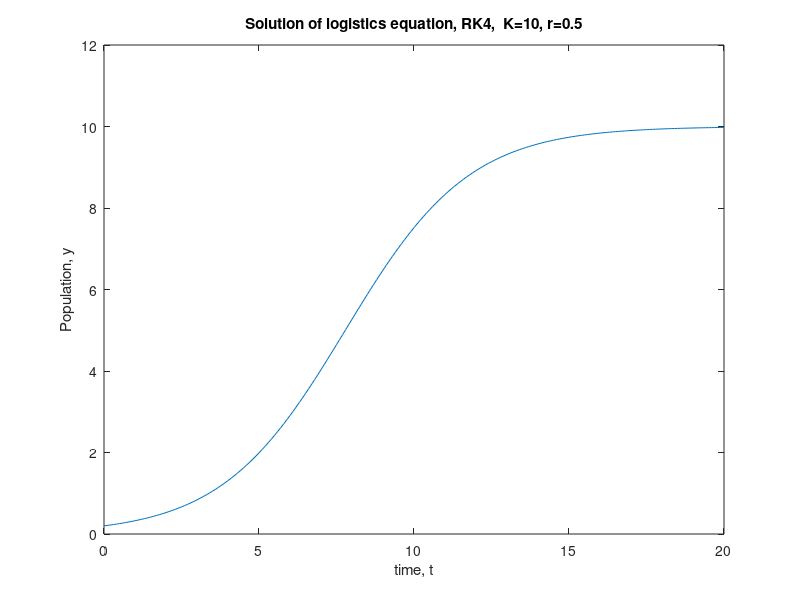

This figure's MATLAB source:
function RK4Script
close
y0 = 0.2;
t0 = 0; tf = 20.;
h = 0.1;
[t, y] = RK4(@logistics, t0, tf, y0, h);
plot(t, y)
title('Solution of logistics equation, RK4,  K=10, r=0.5')
xlabel('time, t')
ylabel('Population, y')
axis([0 max(t) 0 12])
end

function yp = logistics(t,y)
    K = 10;
    r = 0.5;
    yp = r * (1 - y / K) * y;
end

function [t, y] = RK4(f, t0, tf, y0, h)
    t = t0:h:tf
    y = zeros(length(t), length(y0));
    y(1,:) = y0;
    for n = 1:length(t)-1
        k1 = f(t(n), y(n, :)');
        k2 = f(t(n) + .5*h, y(n,:)' + .5 * h * k1);
        k3 = f(t(n) + .5*h, y(n,:)' + .5 * h * k2);
        k4 = f(t(n+1), y(n,:)' + h * k3);
        y(n+1,:) = y(n,:)' + (1/6 * h * (k1 + 2*k2 + 2*k3 + k4));
    end
end
